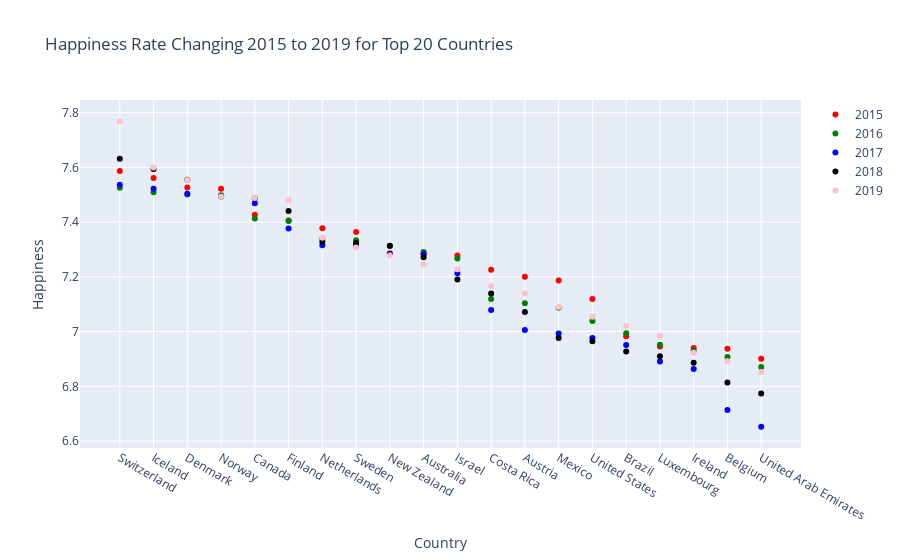

The cell this chart's notebook holds for it:
### Markdown cell above
Below, we will make an overlaid scatterplot of the changes in reported happiness for the top 20 countries

### Code cell
# import graph objects as "go"
import plotly.graph_objs a
# creating trace1
trace1 =go.Scatter(
                    x = whr_data.loc[whr_data['Year'] == 2015].iloc[:20, :]['Country'],
                    y = whr_data.loc[whr_data['Year'] == 2015].iloc[:20, :]['Happiness Score'],
                    mode = "markers",
                    name = "2015",
                    marker = dict(color = 'red'),
                    #line = dict(color='firebrick', width=4, dash='dot'),
                    text= whr_data.loc[whr_data['Year'] == 2015].Country)
# creating trace2
trace2 =go.Scatter(
                    x = whr_data.loc[whr_data['Year'] == 2015].iloc[:20, :]['Country'],
                    y = whr_data.loc[whr_data['Year'] == 2016].iloc[:20, :]['Happiness Score'],
                    mode = "markers",
                    name = "2016",
                    marker = dict(color = 'green'),
                    text= whr_data.loc[whr_data['Year'] == 2016].Country)
# creating trace3
trace3 =go.Scatter(
                    x = whr_data.loc[whr_data['Year'] == 2015].iloc[:20, :]['Country'],
                    y = whr_data.loc[whr_data['Year'] == 2017].iloc[:20, :]['Happiness Score'],
                    mode = "markers",
                    name = "2017",
                    marker = dict(color = 'blue'),
                    text= whr_data.loc[whr_data['Year'] == 2017].Country)

# creating trace4
trace4 =go.Scatter(
                    x = whr_data.loc[whr_data['Year'] == 2015].iloc[:20, :]['Country'],
                    y = whr_data.loc[whr_data['Year'] == 2018].iloc[:20, :]['Happiness Score'],
                    mode = "markers",
                    name = "2018",
                    marker = dict(color = 'black'),
                    text= whr_data.loc[whr_data['Year'] == 2018].Country)

# creating trace5
trace5 =go.Scatter(
                    x = whr_data.loc[whr_data['Year'] == 2015].iloc[:20, :]['Country'],
                    y = whr_data.loc[whr_data['Year'] == 2019].iloc[:20, :]['Happiness Score'],
                    mode = "markers",
                    name = "2019",
                    marker = dict(color = 'pink'),
                    text= whr_data.loc[whr_data['Year'] == 2019].Country)


data = [trace1, trace2, trace3, trace4, trace5]
layout = dict(title = 'Happiness Rate Changing 2015 to 2019 for Top 20 Countries',
              xaxis= dict(title= 'Country',ticklen= 5,zeroline= False),
              yaxis= dict(title= 'Happiness',ticklen= 5,zeroline= False),
              hovermode="x unified"
             )
fig = dict(data = data, layout = layout)
iplot(fig)

### Figure 1 — Plotly figure (JSON) as saved in the notebook; plotly's stock layout.template omitted (floating-point values rounded to 4 significant figures; data arrays with more than 128 entries replaced by an {"elided": "..."} marker saying what was removed)
{"data": [{"marker": {"color": "red"}, "mode": "markers", "name": "2015", "text": {"elided": "158 str values"}, "type": "scatter", "x": ["Switzerland", "Iceland", "Denmark", "Norway", "Canada", "Finland", "Netherlands", "Sweden", "New Zealand", "Australia", "Israel", "Costa Rica", "Austria", "Mexico", "United States", "Brazil", "Luxembourg", "Ireland", "Belgium", "United Arab Emirates"], "y": [7.587, 7.561, 7.527, 7.522, 7.427, 7.406, 7.378, 7.364, 7.286, 7.284, 7.278, 7.226, 7.2, 7.187, 7.119, 6.983, 6.946, 6.94, 6.937, 6.901]}, {"marker": {"color": "green"}, "mode": "markers", "name": "2016", "text": {"elided": "157 str values"}, "type": "scatter", "x": ["Switzerland", "Iceland", "Denmark", "Norway", "Canada", "Finland", "Netherlands", "Sweden", "New Zealand", "Australia", "Israel", "Costa Rica", "Austria", "Mexico", "United States", "Brazil", "Luxembourg", "Ireland", "Belgium", "United Arab Emirates"], "y": [7.526, 7.509, 7.501, 7.498, 7.413, 7.404, 7.339, 7.334, 7.313, 7.291, 7.267, 7.119, 7.104, 7.087, 7.039, 6.994, 6.952, 6.929, 6.907, 6.871]}, {"marker": {"color": "blue"}, "mode": "markers", "name": "2017", "text": {"elided": "155 str values"}, "type": "scatter", "x": ["Switzerland", "Iceland", "Denmark", "Norway", "Canada", "Finland", "Netherlands", "Sweden", "New Zealand", "Australia", "Israel", "Costa Rica", "Austria", "Mexico", "United States", "Brazil", "Luxembourg", "Ireland", "Belgium", "United Arab Emirates"], "y": [7.537, 7.522, 7.504, 7.494, 7.469, 7.377, 7.316, 7.314, 7.284, 7.284, 7.213, 7.079, 7.006, 6.993, 6.977, 6.951, 6.891, 6.863, 6.714, 6.652]}, {"marker": {"color": "black"}, "mode": "markers", "name": "2018", "text": {"elided": "156 str values"}, "type": "scatter", "x": ["Switzerland", "Iceland", "Denmark", "Norway", "Canada", "Finland", "Netherlands", "Sweden", "New Zealand", "Australia", "Israel", "Costa Rica", "Austria", "Mexico", "United States", "Brazil", "Luxembourg", "Ireland", "Belgium", "United Arab Emirates"], "y": [7.632, 7.594, 7.555, 7.495, 7.487, 7.441, 7.328, 7.324, 7.314, 7.272, 7.19, 7.139, 7.072, 6.977, 6.965, 6.927, 6.91, 6.886, 6.814, 6.774]}, {"marker": {"color": "pink"}, "mode": "markers", "name": "2019", "text": {"elided": "156 str values"}, "type": "scatter", "x": ["Switzerland", "Iceland", "Denmark", "Norway", "Canada", "Finland", "Netherlands", "Sweden", "New Zealand", "Australia", "Israel", "Costa Rica", "Austria", "Mexico", "United States", "Brazil", "Luxembourg", "Ireland", "Belgium", "United Arab Emirates"], "y": [7.769, 7.6, 7.554, 7.494, 7.488, 7.48, 7.343, 7.307, 7.278, 7.246, 7.228, 7.167, 7.139, 7.09, 7.054, 7.021, 6.985, 6.923, 6.892, 6.852]}], "layout": {"hovermode": "x unified", "title": {"text": "Happiness Rate Changing 2015 to 2019 for Top 20 Countries"}, "xaxis": {"ticklen": 5, "title": {"text": "Country"}, "zeroline": false}, "yaxis": {"ticklen": 5, "title": {"text": "Happiness"}, "zeroline": false}}}
